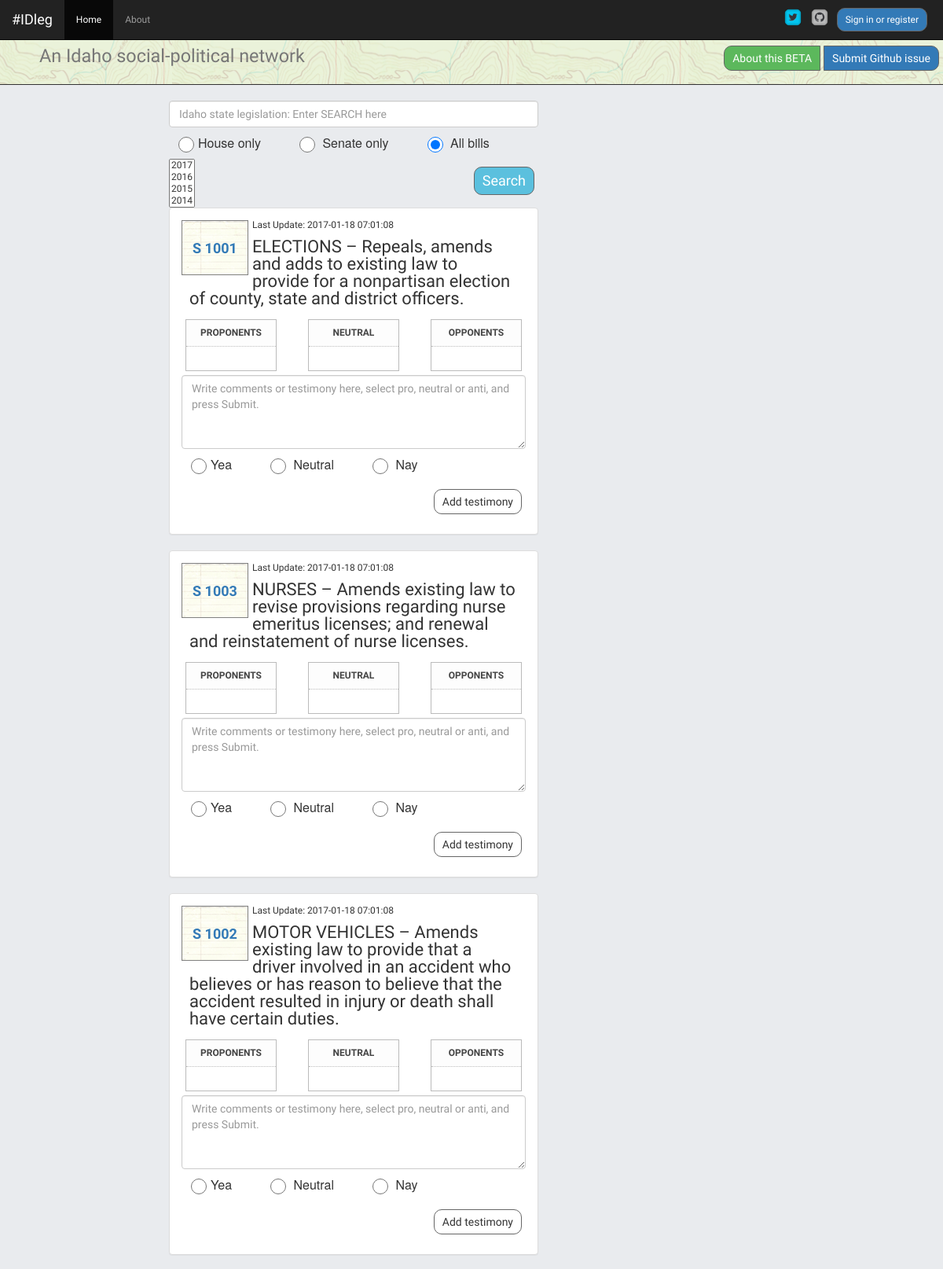
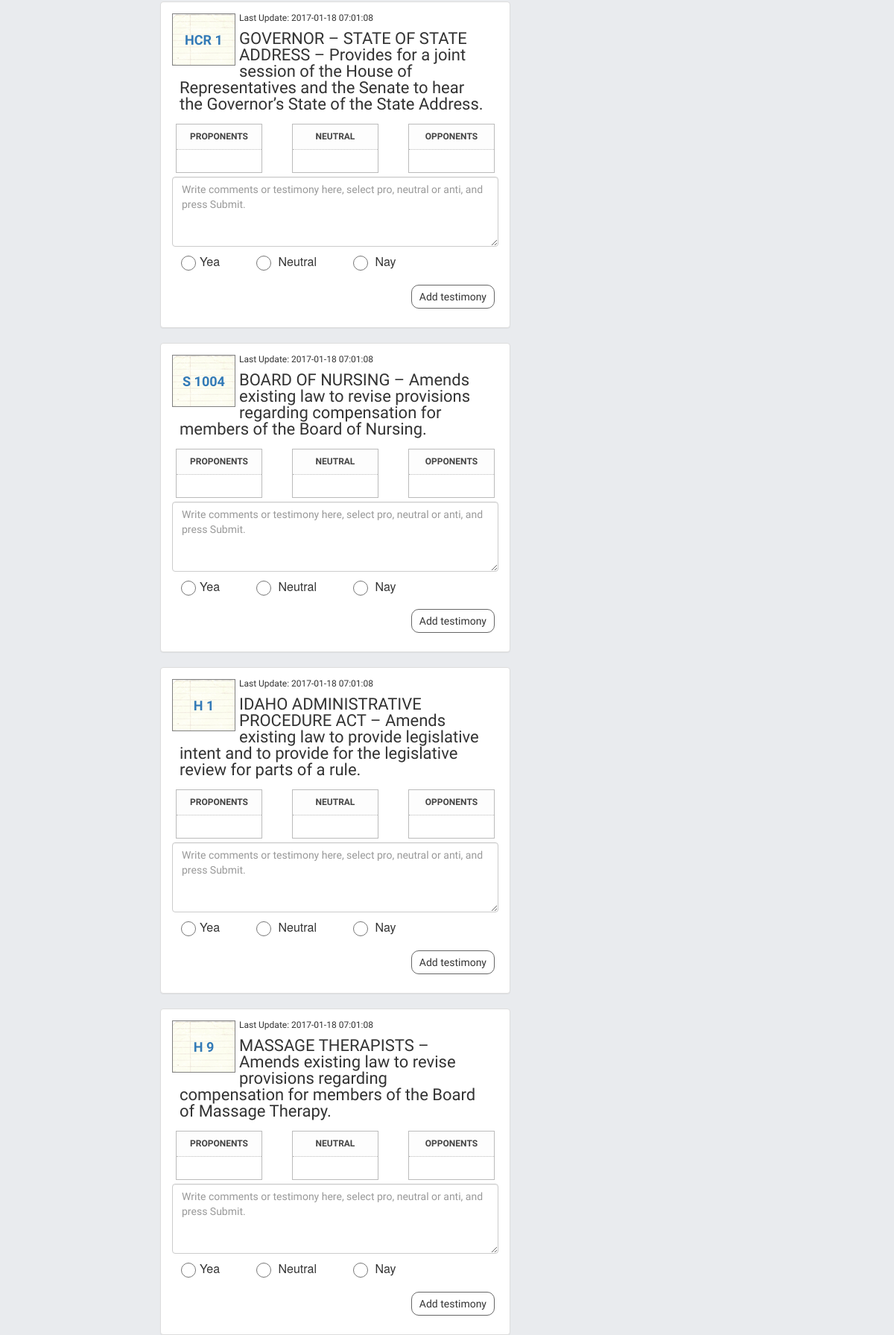
The page /home (upper part) on the database its author committed (2 pictures, top to bottom).
### app/idleg/models.py (models this page shows, shortened)
class Bill(db.Model):
  __searchable__ = ['bill_name','title','bill_id']
  bill_id = db.Column(db.String(6)) #i.e. H 572
  year = db.Column(db.String(4))
  title = db.Column(db.Text) #Title and Descrip
  bill_name = db.Column(db.String(9), primary_key=True) #unique bill ID from Sunlight
  last_updated = db.Column(db.Text)
  votes_for = db.Column(db.Integer)
  votes_against = db.Column(db.Integer)
  comments = db.relationship('Comment', backref='bill_name', lazy='dynamic')

### app/idleg/views.py (the view)
@idleg.route('/', methods=['GET','POST'])
@idleg.route('/index', methods=['GET','POST'])
@idleg.route('/home', methods=['GET','POST'])
@idleg.route('/index/<int:page>', methods=['GET','POST'])
@cache.cached(timeout=60)
def home(page=1):
  rform = RegistrationForm(request.form)
  lform = LoginForm(request.form)
  comment_form = CommentForm(request.form)
  search_form = SearchForm(request.form)
  id_bills = Bill.query.order_by(desc(Bill.last_updated)).paginate(page, 10, False)
  return render_template('home.html', user=current_user, id_bills=id_bills, lform=lform, comment_form=comment_form, search_form=search_form, rform=rform)

### app/idleg/models.py
class RegistrationForm(Form):
  username = TextField('Username', [InputRequired()])
  email = StringField('Email Address', [InputRequired()])
  password = PasswordField('Password', [validators.DataRequired(), validators.EqualTo('confirm', message='Passwords must match')])
  confirm = PasswordField('Confirm Password', [InputRequired()])

class LoginForm(Form):
  username = TextField('Username', [InputRequired()])
  password = PasswordField('Password', [InputRequired()])

### app/idleg/views.py (called while the page is built)
@idleg.before_request
def get_current_user():
  g.user = current_user

### app/templates/home.html
{% extends 'base.html' %}
{% block container %}
  {% include 'bill_list.html' %}
{% endblock %}

### app/templates/bill_list.html (shortened to what this page needs)
{% block container %}
    <div class="col-md-2"></div>
      <div class="col-md-5">
          <form action="{{ url_for('idleg.search') }}" method="POST" role="search" id="searchTerm">
                  {{ search_form.search(placeholder="Idaho state legislation: Enter SEARCH here", class="form-control") }}
              {{ search_form.house(class="radio-inline", type="radio") }}
              {{ search_form.year(class="selectpicker", type="dropdown", title="Select years (default = 2017)", id='selForm') }}
              <button id="submitsearch" type="submit" value="submit" class="btn btn-info btn-lg pull-right">Search</button>
          </form>
      <div class="list">
      {% for bill in id_bills.items %}
        <div class="panel panel-default">
          <div class="panel-body">
                <div><span class="billimage"><a href={{ url_for('idleg.bills', bill_deet=bill.bill_name) }}>{% print bill.bill_id %}</a></span></div>
                <div class="lastaction">Last Update: {% print bill.last_updated %}</div>
                <div class="billsummary">{% print bill.title %}</div>
            <div class="row">
              <div class="col-md-4">
                <div class="detailBox">
                  <div class="titleBox">
                    <label>Proponents</label>
                  </div>
                 <div class="actionBox">
                </div>
              </div>
            </div>
              <div class="col-md-4">
                <div class="detailBox">
                  <div class="titleBox">
                    <label>Neutral</label>
                  </div>
                 <div class="actionBox">
                </div>
              </div>
            </div>
              <div class="col-md-4">
                <div class="detailBox">
                  <div class="titleBox">
                    <label>Opponents</label>
                  </div>
                 <div class="actionBox">
                </div>
              </div>
            </div>
          </div>
              <div class="form-group">
                  <form role="form" id="comment-{{ bill.bill_id|replace(" ","") }}" class="commentForm">
                    {{ comment_form.comment(rows="4", placeholder="Write comments or testimony here, select pro, neutral or anti, and press Submit.", class="form-control") }}
                    <div class="form-group">{{ comment_form.position(class="radio-inline", type="radio") }}
                      <button id="submitcomment" type="submit" class="btn pull-right btn-default">Add testimony</button></div>
                  </form>
              </div>
              </div>
            </div>
          {% endfor %}
      </div>
  </div>
{% endblock %}

### app/static/css/styles.css (style rules this page uses)
body { background-color: #e9ebee; }
body { font-family: 'Source Sans Pro', Helvetica, sans-serif; font-size: 12px; line-height: 1.3rem; font-weight: 400; margin: 0; padding: 0; }
.form-group { position: relative; }
.btn { margin: 10px 5px 10px 5px; padding: 5px 10px; border-radius: 10px; border: solid 1px #666; display: block; float: left; cursor: pointer; }
#position label, #house label { padding:7px; font-weight: 200; margin: 3px 30px; }
#position li, #house li { display: inline; font: normal 12px/1.3 'helvetica neue', hevetica, arial; font-size: 16px; }
#position input[type=radio], #house input[type=radio] { border: 20px; width: 20px; height: 20px; margin: 12px; }
.radio-inline { padding-left: 0px; }
.billimage { background-image: url("../images/billpage.png"); position: relative; width: 85px; height: 70px; float: left; margin: 0px 5px 0px 0px; border: 1px solid gray; }
span.billimage { font-size: 1.5em; font-family: 'Source Sans Pro', Helvetica, sans-serif; font-weight: bold; line-height: 70px; padding: 0px 5px; text-align: center; }
.billsummary { font-size: 2.2rem; line-height: 2.2rem; padding:10px; }
.detailBox { border:1px solid #bbb; margin:5px; }
.titleBox { background-color:#fdfdfd; padding:10px; text-align: center; text-transform: uppercase; }
.titleBox label { color:#444; margin:0; display:inline-block; }
.actionBox { border-top:1px dotted #bbb; padding:10px; }

### rows shown on the page
Bill: bill "S 1001", last_updated "2017-01-18 07:01:08", title "ELECTIONS – Repeals, amends and adds to existing law to provide for a nonpartisan election of county, state and district officers."
Bill: bill "S 1003", last_updated "2017-01-18 07:01:08", title "NURSES – Amends existing law to revise provisions regarding nurse emeritus licenses; and renewal and reinstatement of nurse licenses."
Bill: bill "S 1002", last_updated "2017-01-18 07:01:08", title "MOTOR VEHICLES – Amends existing law to provide that a driver involved in an accident who believes or has reason to believe that the accident resulted in injury or death shall have certain duties."
Bill: bill "HCR 1", last_updated "2017-01-18 07:01:08", title "GOVERNOR – STATE OF STATE ADDRESS – Provides for a joint session of the House of Representatives and the Senate to hear the Governor’s State of the State Address."
Bill: bill "S 1004", last_updated "2017-01-18 07:01:08", title "BOARD OF NURSING – Amends existing law to revise provisions regarding compensation for members of the Board of Nursing."
Bill: bill "H 1", last_updated "2017-01-18 07:01:08", title "IDAHO ADMINISTRATIVE PROCEDURE ACT – Amends existing law to provide legislative intent and to provide for the legislative review for parts of a rule."
Bill: bill "H 9", last_updated "2017-01-18 07:01:08", title "MASSAGE THERAPISTS – Amends existing law to revise provisions regarding compensation for members of the Board of Massage Therapy."
